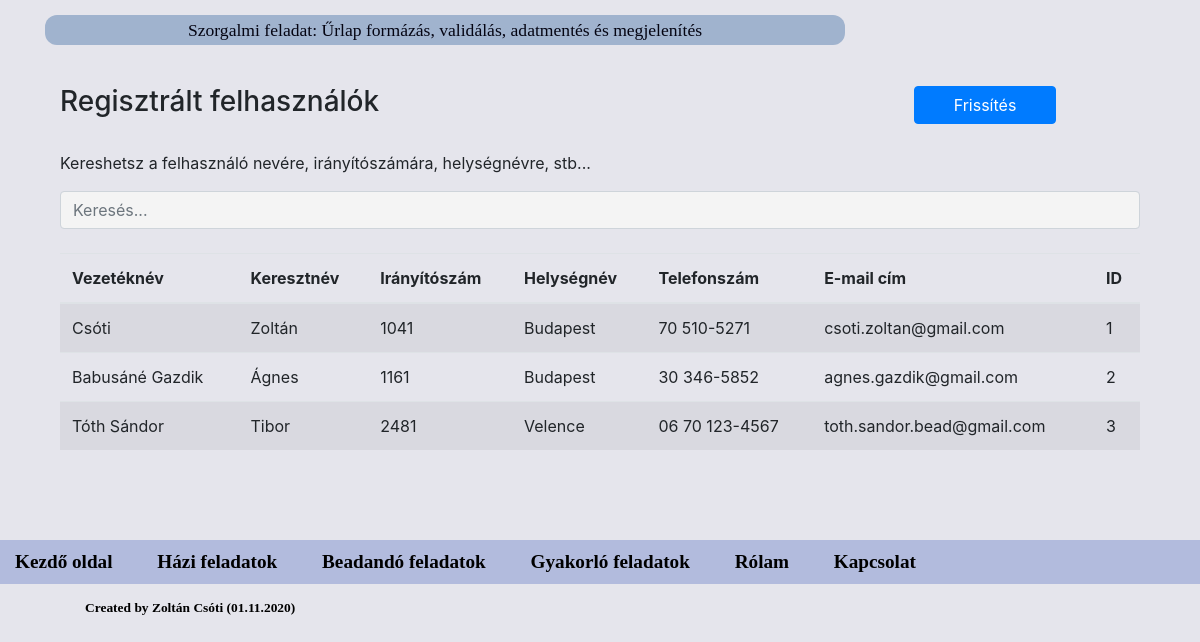
/registeredusers.php, run on the app's committed database.
### tables this page shows
CREATE TABLE IF NOT EXISTS `SZF_regisztracio` (
  `id` int(7) NOT NULL auto_increment,
  `Vezeteknev` varchar(31) NOT NULL,
  `Keresztnev` varchar(31) NOT NULL,
  `Iranyítoszam` int(2) NOT NULL,
  `Helysegnev` varchar(31) NOT NULL,
  `Telefonszam` varchar(31) NOT NULL,
  `Email` varchar(63) NOT NULL,
  PRIMARY KEY  (`id`)
);

### registeredusers.php (the view, shortened to what this page needs)
<!DOCTYPE html>
<html lang="hu">
<head>
	<link rel="stylesheet" type="text/css" href="https://stackpath.bootstrapcdn.com/bootstrap/4.4.1/css/bootstrap.min.css">
	<link rel="stylesheet" type="text/css" href="style.css">
</head>
<body>
	<div class="container">
		<div id="title">Szorgalmi feladat: Űrlap formázás, validálás, adatmentés és megjelenítés</div>
		<br />
		<?php
		registeredUsers();
		function registeredUsers() {
		mysqli_query(Database::$conn, "SET NAMES utf8");
		$query = 	"SELECT
						`Vezeteknev`,
						`Keresztnev`,
						`Iranyítoszam`,
						`Helysegnev`,
						`Telefonszam`,
						`Email`,
						`id`
					FROM SZF_regisztracio";
		$result = mysqli_query(Database::$conn, $query);
		echo "<div class='container mt-3'><div id='all_items_table'>";
		echo "<h3>Regisztrált felhasználók</h3><button type='button' class='btn btn-primary' id='ItemsPageReload' onclick='PageReload()''>Frissítés</button>";
		echo "<p>Kereshetsz a felhasználó nevére, irányítószámára, helységnévre, stb...</p>";
		echo "<input class='form-control' id='myInput' type='text' placeholder='Keresés...'>";
		echo "<br>";
			echo "<table class='table table-striped'>";
				echo "<thead>";
				if ($result->num_rows > 0) {
					echo "<tr>";
					echo "<th>Vezetéknév</th>";
					echo "<th>Keresztnév</th>";
					echo "<th>Irányítószám</th>";
					echo "<th>Helységnév</th>";
					echo "<th>Telefonszám</th>";
					echo "<th>E-mail cím</th>";
					echo "<th>ID</th>";
					echo "</tr>";
				echo "</thead>";
				echo "<tbody id='myTable'>";
				while($row = $result->fetch_assoc()) {
							echo "<tr>";
								echo "<td>" . $row['Vezeteknev'] . "</td>";
								echo "<td>" . $row['Keresztnev'] . "</td>";
								echo "<td>" . $row['Iranyítoszam'] . "</td>";
								echo "<td>" . $row['Helysegnev'] . "</td>";
								echo "<td>" . $row['Telefonszam'] . "</td>";
								echo "<td>" . $row['Email'] . "</td>";
								echo "<td>" . $row['id'] . "</td>";
							echo "</tr>";
						}
				echo "</tbody>";
			echo "</table>";
			echo "</div>" . "</div>";
				}
				else {
					echo "0 eredmény";
				}
	}
	?>
</div>
	<footer id="footer">
		<a href="..\..\index.html">Kezdő oldal<span class="tab"></span></a>
		<a href="..\..\hazi_feladatok\index.html">Házi feladatok<span class="tab"></span></a>
		<a href="..\..\beadando_feladatok\index.html">Beadandó feladatok<span class="tab"></span></a>
		<a href="..\index.html">Gyakorló feladatok<span class="tab"></span></a>
		<a href="..\..\rolam.html">Rólam<span class="tab"></span></a>
		<a href="..\..\contact.html">Kapcsolat<span class="tab_owner"></span></a>
		<span id="tab_owner">Created by <a href="mailto:czoltan@atw.hu">Zoltán Csóti</a> (01.11.2020)</span>
	</footer>
</body>
</html>

### style.css (style rules this page uses)
body { background-color: #e5e5ec }
#title { margin-top: 15px; font-family: calibri; font-size: 1.1em; color: #040412; text-align: center; vertical-align: middle; line-height: 24px; background-color: #a0b3ce; padding-top: 3px; padding-bottom: 3px; border-radius: 12px; width: 800px; }
input[type=text], input[type=email], input[type=password], input[type=number] { background-color: #f4f4f4; }
#ItemsPageReload { margin-left: 854px; margin-top: -70px; width: 142px; }
#footer { background-color: #b2bbdd; height: 44px; margin-top: 90px; font-size: 1.2em; font-family: calibri; font-weight: bold; color: black; padding-left: 15px; line-height: 44px; }
#footer a { text-decoration: none; color: black; }
#tab_owner { display: inline-block; margin-left: 70px; font-size: 70%; font-weight: bold; }

### data on the page
szf_regisztracio: Vezeteknev "Csóti", Keresztnev "Zoltán", Iranyítoszam "1041", Helysegnev "Budapest", Telefonszam "70 510-5271", Email "csoti.zoltan@gmail.com", id "1"
szf_regisztracio: Vezeteknev "Babusáné Gazdik", Keresztnev "Ágnes", Iranyítoszam "1161", Helysegnev "Budapest", Telefonszam "30 346-5852", Email "agnes.gazdik@gmail.com", id "2"
szf_regisztracio: Vezeteknev "Tóth Sándor", Keresztnev "Tibor", Iranyítoszam "2481", Helysegnev "Velence", Telefonszam "06 70 123-4567", Email "toth.sandor.bead@gmail.com", id "3"
